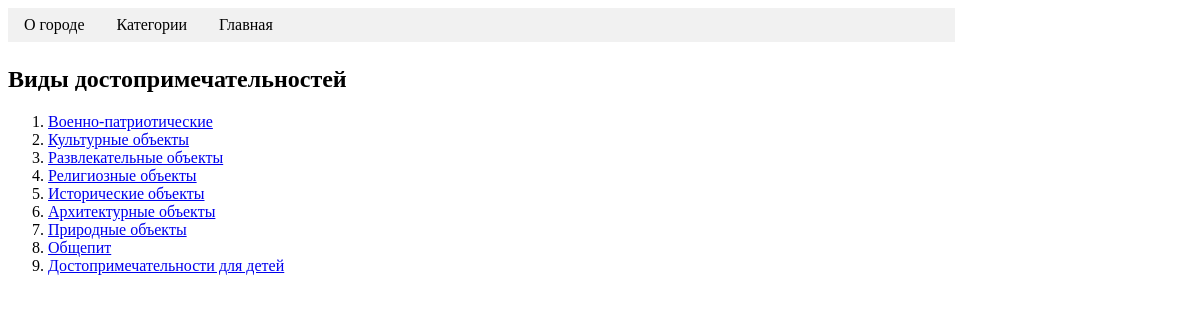
Page /categories/ on the committed database.
### mainapp/models.py (models this page shows)
class CategorySight(models.Model):
    name = models.CharField(max_length=200)
    desc = models.TextField(blank=True)
    def __str__(self):
        return self.name
    class Meta:
        verbose_name = 'Категория достопримечательности'
        verbose_name_plural = 'Категории достопримечательностей'

### mainapp/views.py (the view)
# urls.py: path('categories/', mainapp.categories),
def categories(request):
    categories = CategorySight.objects.all()
    context = {
        'categories': categories,
        'page_title': 'Категории'
    }
    return render(request, 'mainapp/categories.html', context)

### mainapp/templates/mainapp/categories.html
{% extends 'mainapp/base.html' %}
{% block content %}
    <h2>Виды достопримечательностей</h2>
    <div class="categories-menu">
        <ol>
        {%  for item in categories  %}
            <li>
                <a href="#">{{ item }}</a>
            </li>
        {% endfor %}
        </ol>
    </div>
{% endblock %}

### mainapp/templates/mainapp/base.html (shortened to what this page needs)
<!DOCTYPE html>
<html lang="ru">
<head>
    {% block css %}
        <link rel="stylesheet" href="/static/css/main.css">
    {% endblock %}
</head>
<body>
<div class="main-menu">
    <ul>
        <li>
            <a href="/city/">О городе</a>
        </li>
        <li>
            <a href="/categories/">Категории</a>
        </li>
        <li>
            <a href="/">Главная</a>
        </li>
    </ul>
</div>
{% block content %}
{% endblock %}
</body>
</html>

### static/css/main.css (style rules this page uses)
.main-menu ul { list-style-type: none; margin: 0; padding: 0; width: 80%; background-color: #f1f1f1; display: inline-block; }
.main-menu li { float: left; }
.main-menu li a { display: block; color: #000; padding: 8px 16px; text-decoration: none; }

### rows in the picture
CategorySight: name "Военно-патриотические"
CategorySight: name "Культурные объекты"
CategorySight: name "Развлекательные объекты"
CategorySight: name "Религиозные объекты"
CategorySight: name "Исторические объекты"
CategorySight: name "Архитектурные объекты"
CategorySight: name "Природные объекты"
CategorySight: name "Общепит"
CategorySight: name "Достопримечательности для детей"
